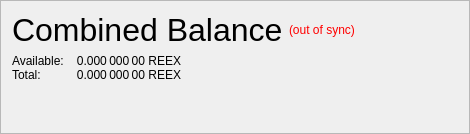
                   <widget class="QFrame" name="frame_CombinedBalances">
                    <property name="minimumSize">
                     <size>
                      <width>470</width>
                      <height>0</height>
                     </size>
                    </property>
                    <property name="frameShape">
                     <enum>QFrame::StyledPanel</enum>
                    </property>
                    <property name="frameShadow">
                     <enum>QFrame::Raised</enum>
                    </property>
                    <layout class="QVBoxLayout" name="verticalLayout_5">
                     <property name="spacing">
                      <number>6</number>
                     </property>
                     <property name="sizeConstraint">
                      <enum>QLayout::SetNoConstraint</enum>
                     </property>
                     <item>
                      <layout class="QHBoxLayout" name="horizontalLayout_5" stretch="0,0,0">
                       <item>
                        <widget class="QLabel" name="label_5z">
                         <property name="minimumSize">
                          <size>
                           <width>0</width>
                           <height>20</height>
                          </size>
                         </property>
                         <property name="font">
                          <font>
                           <pointsize>24</pointsize>
                           <weight>50</weight>
                           <bold>false</bold>
                          </font>
                         </property>
                         <property name="toolTip">
                          <string>Combined Balance (including unconfirmed and immature coins)</string>
                         </property>
                         <property name="text">
                          <string>Combined Balance</string>
                         </property>
                        </widget>
                       </item>
                       <item>
                        <widget class="QLabel" name="labelWalletStatus">
                         <property name="cursor">
                          <cursorShape>WhatsThisCursor</cursorShape>
                         </property>
                         <property name="toolTip">
                          <string>The displayed information may be out of date. Your wallet automatically synchronizes with the Retrex network after a connection is established, but this process has not completed yet.</string>
                         </property>
                         <property name="styleSheet">
                          <string notr="true">QLabel { color: red; }</string>
                         </property>
                         <property name="text">
                          <string notr="true">(out of sync)</string>
                         </property>
                         <property name="alignment">
                          <set>Qt::AlignLeading|Qt::AlignLeft|Qt::AlignVCenter</set>
                         </property>
                        </widget>
                       </item>
                       <item>
                        <spacer name="horizontalSpacer_1">
                         <property name="orientation">
                          <enum>Qt::Horizontal</enum>
                         </property>
                         <property name="sizeHint" stdset="0">
                          <size>
                           <width>40</width>
                           <height>20</height>
                          </size>
                         </property>
                        </spacer>
                       </item>
                      </layout>
                     </item>
                     <item>
                      <layout class="QGridLayout" name="gridLayout_3">
                       <property name="horizontalSpacing">
                        <number>12</number>
                       </property>
                       <property name="verticalSpacing">
                        <number>0</number>
                       </property>
                       <item row="1" column="0">
                        <widget class="QLabel" name="labelBalanceTextz">
                         <property name="text">
                          <string>Available:</string>
                         </property>
                        </widget>
                       </item>
                       <item row="1" column="1">
                        <widget class="QLabel" name="labelBalancez">
                         <property name="font">
                          <font>
                           <weight>50</weight>
                           <bold>false</bold>
                          </font>
                         </property>
                         <property name="cursor">
                          <cursorShape>IBeamCursor</cursorShape>
                         </property>
                         <property name="toolTip">
                          <string>Your current spendable balance</string>
                         </property>
                         <property name="text">
                          <string notr="true">0.000 000 00 REEX</string>
                         </property>
                         <property name="alignment">
                          <set>Qt::AlignRight|Qt::AlignTrailing|Qt::AlignVCenter</set>
                         </property>
                         <property name="textInteractionFlags">
                          <set>Qt::LinksAccessibleByMouse|Qt::TextSelectableByKeyboard|Qt::TextSelectableByMouse</set>
                         </property>
                        </widget>
                       </item>
                       <item row="2" column="0">
                        <widget class="QLabel" name="labelTotalTextz">
                         <property name="text">
                          <string>Total:</string>
                         </property>
                        </widget>
                       </item>
                       <item row="2" column="1">
                        <widget class="QLabel" name="labelTotalz">
                         <property name="font">
                          <font>
                           <weight>50</weight>
                           <bold>false</bold>
                          </font>
                         </property>
                         <property name="cursor">
                          <cursorShape>IBeamCursor</cursorShape>
                         </property>
                         <property name="toolTip">
                          <string>Total Balance, including all unavailable coins.</string>
                         </property>
                         <property name="text">
                          <string notr="true">0.000 000 00 REEX</string>
                         </property>
                         <property name="alignment">
                          <set>Qt::AlignRight|Qt::AlignTrailing|Qt::AlignVCenter</set>
                         </property>
                         <property name="textInteractionFlags">
                          <set>Qt::LinksAccessibleByMouse|Qt::TextSelectableByKeyboard|Qt::TextSelectableByMouse</set>
                         </property>
                        </widget>
                       </item>
                       <item row="2" column="3">
                        <spacer name="horizontalSpacer_2">
                         <property name="orientation">
                          <enum>Qt::Horizontal</enum>
                         </property>
                         <property name="sizeHint" stdset="0">
                          <size>
                           <width>40</width>
                           <height>0</height>
                          </size>
                         </property>
                        </spacer>
                       </item>
                      </layout>
                     </item>
                     <item>
                      <spacer name="verticalSpacer_1">
                       <property name="orientation">
                        <enum>Qt::Vertical</enum>
                       </property>
                       <property name="sizeHint" stdset="0">
                        <size>
                         <width>20</width>
                         <height>40</height>
                        </size>
                       </property>
                      </spacer>
                     </item>
                    </layout>
                   </widget>
